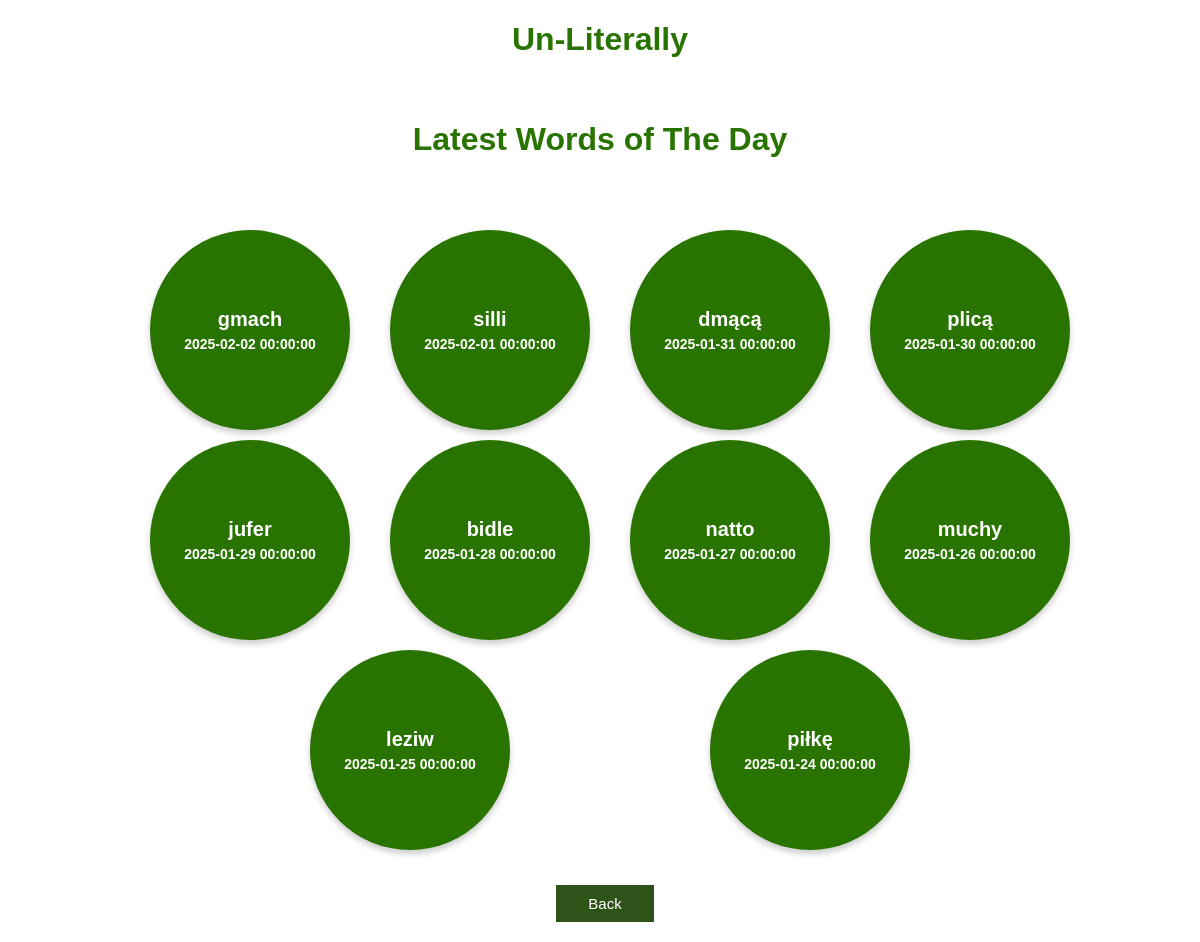
The app's page /top_10_latest_words_of_the_day (signed in) with its own data.
### app.py (models this page shows, shortened)
class Word(db.Model):
    id = db.Column(db.Integer, primary_key=True)
    content = db.Column(db.String(5), nullable=False, unique=True) # the word to be exact
    searched = db.Column(db.Integer, nullable=False)
    definition = db.Column(db.String(50000), nullable=True)
    last_search = db.Column(db.DateTime, nullable=True)
    last_as_word_of_the_day = db.Column(db.DateTime, nullable=True)
    last_as_word_of_literally = db.Column(db.DateTime, nullable=True)
    source = db.Column(db.String(500), nullable=False)
    added_by = db.Column(db.String(500), nullable=False)

### app.py (the view)
@app.route('/top_10_latest_words_of_the_day')
@login_required
def top_10_latest_words_of_the_day():
    if current_user.role_id != 3:
        try:
            call_for_word_of_the_day()
            column = request.args.get('column', 'LWD')
            title = request.args.get('title', 'Latest Words of The Day')
            result = get_latest(column=column)
            sorted_words = sorted(result, key=lambda x: x['last_as_word_of_the_day'], reverse=True)
            return render_template('bubbles.html', words=sorted_words, title=title, previous_page='bubble', column=column)
        except Exception as e:
            title = 'There was an issue dispaying plot'
            log_events(flag='ER?', title=title, description=e)
            return render_template('error_page.html', message=title)
    else:
        title = 'permission to see analysis module'
        log_events(flag='ER!', title=f'No {title}', description=None)
        return render_template('error_page.html', message=f'You dont have {title}')

### app.py (called while the page is built, shortened)
@login_manager.user_loader
def load_user(user_id):
    return User.query.get(user_id)

def call_for_word_of_the_day():
    word_today = Word.query.filter(func.date(Word.last_as_word_of_the_day) == datetime.now(POLAND_TZ).date()).all()
    if word_today:
        return None

### templates/bubbles.html (shortened to what this page needs)
{% extends 'base.html' %}
{% block body %}
<div class="menu_header">
    <h1 style="text-align: center; color: #297400; font-family: Arial; font-weight: bold;">Un-Literally</h1>
</div>
<div class="container_column">
    <h1 style="text-align: center; color: #297400;">{{ title }}</h1>
    <div class="circle-container">
        {% for word in words %}
        <div class="circle-wrapper">
            <a href="/show/word_{{ word['id'] }}/{{ previous_page }}"></a>
            <div class="circle">
                <div class="content">{{ word['content'] }}</div>
                {% if column == 'LS' %}
                    <div class="date">{{ word['last_search'].strftime("%Y-%m-%d %H:%M:%S") }}</div>
                {% elif column == 'LWL' %}
                    <div class="date">{{ word['last_as_word_of_literally'].strftime("%Y-%m-%d %H:%M:%S") }}</div>
                {% elif column == 'LWD' %}
                    <div class="date">{{ word['last_as_word_of_the_day'].strftime("%Y-%m-%d %H:%M:%S") }}</div>
                {% endif %}
            </div>
        </div>
        {% endfor %}
    </div>
</div>
<div class="container_column">
    <button class="back_button" onclick="window.location='/analysis_bubbles_menu'" style="margin-left: 10px; margin-top: 25px;">Back</button>
</div>
{% endblock %}

### static/css/main.css (style rules this page uses)
body, html { margin: 0; font-family: sans-serif; background-color: #FFFFFF; }
.container_column { max-width: 800px; margin: auto; padding: 20px; display: flex; flex-wrap: wrap; justify-content: center; }
.back_button { background-color: #2d5319; border: none; color: white; padding: 10px 32px; text-align: center; text-decoration: none; display: inline-block; font-size: 15px; margin: 7px 0px 0px 0px; cursor: pointer; }
.container_column { display: flex; flex-direction: column; align-items: center; padding: 20px; margin: auto; max-width: 1000px; width: 90%; box-sizing: border-box; }
button { padding: 10px 20px; font-size: 16px; border: none; cursor: pointer; transition: background-color 0.3s; }
button, input[type="submit"] { padding: 15px 40px; font-size: 18px; border: none; cursor: pointer; transition: background-color 0.3s; }

### templates/bubbles.html (style rules this page uses)
.circle-container { display: flex; flex-wrap: wrap; justify-content: space-evenly; gap: 30px; margin-top: 20px; margin-bottom: 20px; }
.circle-wrapper { position: relative; width: 180px; height: 180px; }
.circle { width: 100%; height: 100%; border-radius: 50%; background-color: #297400; color: white; display: flex; flex-direction: column; justify-content: center; align-items: center; font-size: 16px; font-weight: bold; text-align: center; padding: 10px; box-shadow: 0px 4px 6px rgba(0, 0, 0, 0.2); transition: transform 0.3s ease-in-out; cursor: pointer; position: relative; z-index: 1; }
.circle-wrapper a { position: absolute; top: 0; left: 0; right: 0; bottom: 0; display: block; z-index: 2; }
.circle:nth-child(even) { margin-top: 30px; }
.circle .content { font-size: 20px; font-weight: bold; margin-bottom: 5px; }
.circle .date { font-size: 14px; }
a { text-decoration: none; }

### records on screen
Word: content "dmącą", last_as_word_of_the_day "2025-01-31 00:00:00"
Word: content "bidle", last_as_word_of_the_day "2025-01-28 00:00:00"

### other values on screen
{{ title }} "Latest Words of The Day"
{{ word['content'] }} "gmach" "silli" "plicą" "jufer" "natto" "muchy" "leziw" "piłkę"
{{ word['last_as_word_of_the_day'].strftime("%Y-%m-%d %H:%M:%S") }} "2025-02-02 00:00:00" "2025-02-01 00:00:00" "2025-01-30 00:00:00" "2025-01-29 00:00:00" "2025-01-27 00:00:00" "2025-01-26 00:00:00" "2025-01-25 00:00:00" "2025-01-24 00:00:00"
